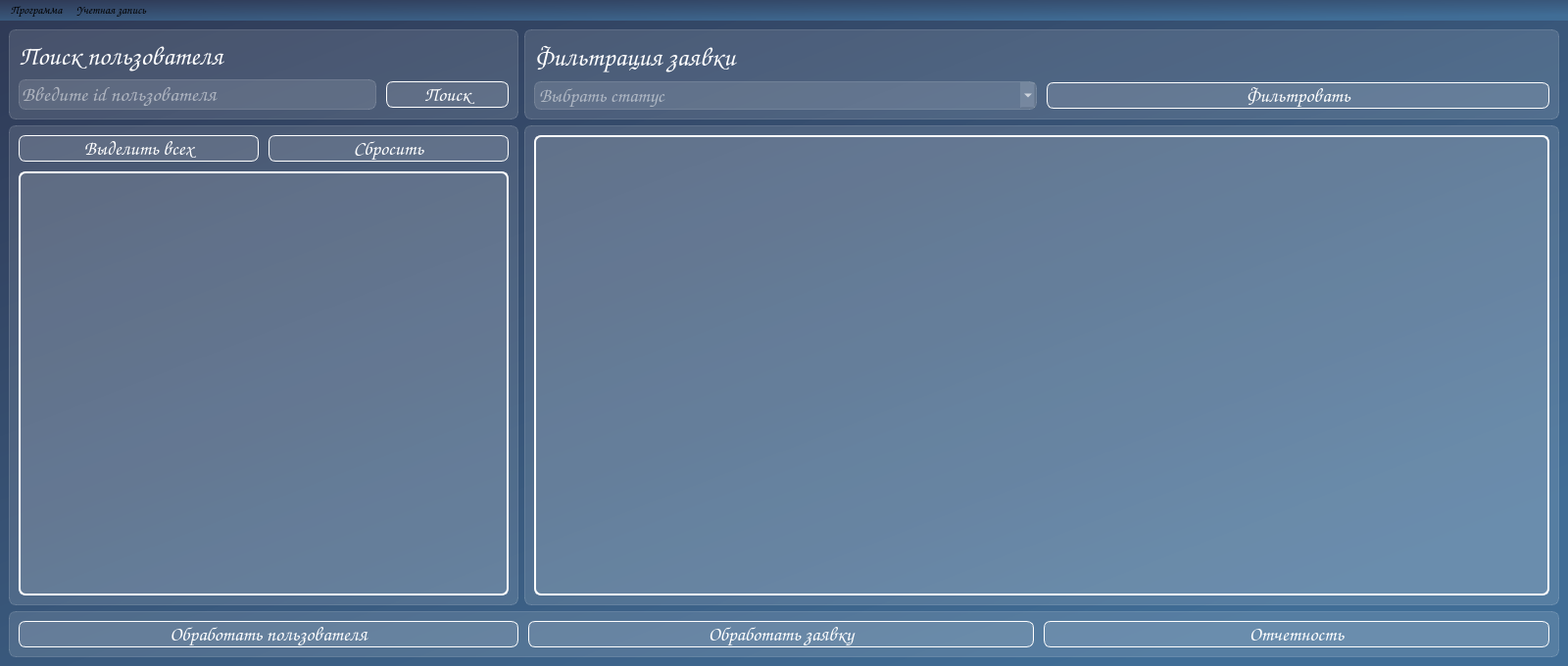
<?xml version="1.0" encoding="UTF-8"?>
<ui version="4.0">
 <class>MainWindow</class>
 <widget class="QMainWindow" name="MainWindow">
  <property name="geometry">
   <rect>
    <x>0</x>
    <y>0</y>
    <width>1600</width>
    <height>680</height>
   </rect>
  </property>
  <property name="minimumSize">
   <size>
    <width>1100</width>
    <height>600</height>
   </size>
  </property>
  <property name="windowTitle">
   <string>Application admin window</string>
  </property>
  <property name="styleSheet">
   <string notr="true">background-color: qlineargradient(spread:pad, x1:0, y1:0, x2:0.840909, y2:0.881, stop:0 rgba(47, 58, 86, 255), stop:1 rgba(64, 109, 150, 255));
font-family: Comic Sans MS;
</string>
  </property>
  <widget class="QWidget" name="centralwidget">
   <layout class="QVBoxLayout" name="verticalLayout_7">
    <item>
     <layout class="QVBoxLayout" name="verticalLayout_6">
      <item>
       <layout class="QVBoxLayout" name="verticalLayout_5">
        <item>
         <layout class="QHBoxLayout" name="horizontalLayout_7">
          <item>
           <widget class="QFrame" name="frame">
            <property name="sizePolicy">
             <sizepolicy hsizetype="Fixed" vsizetype="Preferred">
              <horstretch>0</horstretch>
              <verstretch>0</verstretch>
             </sizepolicy>
            </property>
            <property name="minimumSize">
             <size>
              <width>520</width>
              <height>0</height>
             </size>
            </property>
            <property name="whatsThis">
             <string>&lt;html&gt;&lt;head/&gt;&lt;body&gt;&lt;p&gt;&lt;br/&gt;&lt;/p&gt;&lt;/body&gt;&lt;/html&gt;</string>
            </property>
            <property name="styleSheet">
             <string notr="true">background-color: rgba(255,255,255, 30);
border: 1px solid rgba(255,255,255,40);
border-radius: 7px;</string>
            </property>
            <property name="frameShape">
             <enum>QFrame::StyledPanel</enum>
            </property>
            <property name="frameShadow">
             <enum>QFrame::Raised</enum>
            </property>
            <layout class="QVBoxLayout" name="verticalLayout_3">
             <item>
              <layout class="QVBoxLayout" name="verticalLayout_2">
               <item>
                <widget class="QLabel" name="label_3">
                 <property name="styleSheet">
                  <string notr="true">color: white;
font-weight: bold;
font-size: 20pt;
background-color: none;
border: none;</string>
                 </property>
                 <property name="text">
                  <string>Поиск пользователя</string>
                 </property>
                </widget>
               </item>
               <item>
                <layout class="QVBoxLayout" name="verticalLayout_8">
                 <item>
                  <layout class="QHBoxLayout" name="horizontalLayout_5">
                   <property name="spacing">
                    <number>10</number>
                   </property>
                   <item>
                    <widget class="QLineEdit" name="id_lineEdit">
                     <property name="sizePolicy">
                      <sizepolicy hsizetype="Fixed" vsizetype="Fixed">
                       <horstretch>0</horstretch>
                       <verstretch>0</verstretch>
                      </sizepolicy>
                     </property>
                     <property name="minimumSize">
                      <size>
                       <width>365</width>
                       <height>0</height>
                      </size>
                     </property>
                     <property name="styleSheet">
                      <string notr="true">color: white;
font-size: 16pt;</string>
                     </property>
                     <property name="placeholderText">
                      <string notr="true">Введите id пользователя</string>
                     </property>
                    </widget>
                   </item>
                   <item>
                    <widget class="QPushButton" name="find_user_btn">
                     <property name="styleSheet">
                      <string notr="true">QPushButton {
color: white;
border-radius: 7px;
font-weight: bold;
border-color: white;
font-size: 15pt;
}
QPushButton:hover{
color: rgb(141, 170, 255);
}
QPushButton:pressed{
background-color: rgdargba(255, 255, 255, 70);
}</string>
                     </property>
                     <property name="text">
                      <string>Поиск</string>
                     </property>
                    </widget>
                   </item>
                  </layout>
                 </item>
                </layout>
               </item>
              </layout>
             </item>
            </layout>
           </widget>
          </item>
          <item>
           <widget class="QFrame" name="frame_2">
            <property name="sizePolicy">
             <sizepolicy hsizetype="Expanding" vsizetype="Preferred">
              <horstretch>0</horstretch>
              <verstretch>0</verstretch>
             </sizepolicy>
            </property>
            <property name="whatsThis">
             <string>&lt;html&gt;&lt;head/&gt;&lt;body&gt;&lt;p&gt;&lt;br/&gt;&lt;/p&gt;&lt;/body&gt;&lt;/html&gt;</string>
            </property>
            <property name="styleSheet">
             <string notr="true">background-color: rgba(255,255,255, 30);
border: 1px solid rgba(255,255,255,40);
border-radius: 7px;</string>
            </property>
            <property name="frameShape">
             <enum>QFrame::StyledPanel</enum>
            </property>
            <property name="frameShadow">
             <enum>QFrame::Raised</enum>
            </property>
            <layout class="QHBoxLayout" name="horizontalLayout_6">
             <item>
              <layout class="QVBoxLayout" name="verticalLayout_4">
               <item>
                <widget class="QLabel" name="label_4">
                 <property name="styleSheet">
                  <string notr="true">color: white;
font-weight: bold;
font-size: 20pt;
background-color: none;
border: none;</string>
                 </property>
                 <property name="text">
                  <string>Фильтрация заявки</string>
                 </property>
                </widget>
               </item>
               <item>
                <layout class="QHBoxLayout" name="horizontalLayout_8">
                 <property name="spacing">
                  <number>10</number>
                 </property>
                 <item>
                  <widget class="QComboBox" name="filtrationComboBox">
                   <property name="styleSheet">
                    <string notr="true">color: white;
font-size: 15pt;</string>
                   </property>
                   <property name="placeholderText">
                    <string>Выбрать статус</string>
                   </property>
                   <item>
                    <property name="text">
                     <string>В работе</string>
                    </property>
                   </item>
                   <item>
                    <property name="text">
                     <string>Выполнена</string>
                    </property>
                   </item>
                   <item>
                    <property name="text">
                     <string>Закрыта</string>
                    </property>
                   </item>
                   <item>
                    <property name="text">
                     <string>Все</string>
                    </property>
                   </item>
                  </widget>
                 </item>
                 <item>
                  <widget class="QPushButton" name="filtrationButton">
                   <property name="styleSheet">
                    <string notr="true">QPushButton {
color: white;
border-radius: 7px;
font-weight: bold;
border-color: white;
font-size: 15pt;
}
QPushButton:hover{
color: rgb(141, 170, 255);
}
QPushButton:pressed{
background-color: rgdargba(255, 255, 255, 70);
}</string>
                   </property>
                   <property name="text">
                    <string>Фильтровать</string>
                   </property>
                  </widget>
                 </item>
                </layout>
               </item>
              </layout>
             </item>
            </layout>
           </widget>
          </item>
         </layout>
        </item>
        <item>
         <layout class="QHBoxLayout" name="horizontalLayout_9">
          <item>
           <widget class="QFrame" name="frame_3">
            <property name="sizePolicy">
             <sizepolicy hsizetype="Fixed" vsizetype="Expanding">
              <horstretch>0</horstretch>
              <verstretch>0</verstretch>
             </sizepolicy>
            </property>
            <property name="styleSheet">
             <string notr="true">background-color: rgba(255,255,255, 30);
border: 1px solid rgba(255,255,255,40);
border-radius: 7px;</string>
            </property>
            <property name="frameShape">
             <enum>QFrame::StyledPanel</enum>
            </property>
            <property name="frameShadow">
             <enum>QFrame::Raised</enum>
            </property>
            <layout class="QHBoxLayout" name="horizontalLayout_4">
             <item>
              <layout class="QVBoxLayout" name="verticalLayout_9">
               <property name="spacing">
                <number>10</number>
               </property>
               <item>
                <layout class="QHBoxLayout" name="horizontalLayout_11">
                 <property name="spacing">
                  <number>10</number>
                 </property>
                 <item>
                  <widget class="QPushButton" name="select_all_btn_">
                   <property name="sizePolicy">
                    <sizepolicy hsizetype="Preferred" vsizetype="Fixed">
                     <horstretch>0</horstretch>
                     <verstretch>0</verstretch>
                    </sizepolicy>
                   </property>
                   <property name="styleSheet">
                    <string notr="true">QPushButton {
color: white;
border-radius: 7px;
font-weight: bold;
border-color: white;
font-size: 15pt;
}
QPushButton:hover{
color: rgb(141, 170, 255);
}
QPushButton:pressed{
background-color: rgdargba(255, 255, 255, 70);
}</string>
                   </property>
                   <property name="text">
                    <string>Выделить всех</string>
                   </property>
                  </widget>
                 </item>
                 <item>
                  <widget class="QPushButton" name="reset_select_btn_">
                   <property name="sizePolicy">
                    <sizepolicy hsizetype="Preferred" vsizetype="Fixed">
                     <horstretch>0</horstretch>
                     <verstretch>0</verstretch>
                    </sizepolicy>
                   </property>
                   <property name="styleSheet">
                    <string notr="true">QPushButton {
color: white;
border-radius: 7px;
font-weight: bold;
border-color: white;
font-size: 15pt;
}
QPushButton:hover{
color: rgb(141, 170, 255);
}
QPushButton:pressed{
background-color: rgdargba(255, 255, 255, 70);
}</string>
                   </property>
                   <property name="text">
                    <string>Сбросить</string>
                   </property>
                  </widget>
                 </item>
                </layout>
               </item>
               <item>
                <widget class="QTableView" name="tableView_users">
                 <property name="enabled">
                  <bool>true</bool>
                 </property>
                 <property name="sizePolicy">
                  <sizepolicy hsizetype="Fixed" vsizetype="Expanding">
                   <horstretch>0</horstretch>
                   <verstretch>0</verstretch>
                  </sizepolicy>
                 </property>
                 <property name="minimumSize">
                  <size>
                   <width>500</width>
                   <height>0</height>
                  </size>
                 </property>
                 <property name="contextMenuPolicy">
                  <enum>Qt::CustomContextMenu</enum>
                 </property>
                 <property name="styleSheet">
                  <string notr="true">QTableView{
color: white;
border: 2px solid rgda(255, 255, 255, 30);
border-bottom-right-radius: 7px;
border-bottom-left-radius: 7px;
gridline-color:white;
border: 2px solid white;
font-family: Arial;
font-size: 14pt;
}

QHeaderView {
background-color: lightgray;
color: black;
font-size: 16px;
font-family: Arial;
}

QTableView::item{
border: none;
border-bottom: rgda(255,255,255,50);
}

QTableView::item:selected{
border: none;
color: rgda(255,255,255);
background-color: rgda(255,255,255,50);
}</string>
                 </property>
                 <property name="verticalScrollBarPolicy">
                  <enum>Qt::ScrollBarAlwaysOff</enum>
                 </property>
                 <property name="horizontalScrollBarPolicy">
                  <enum>Qt::ScrollBarAlwaysOff</enum>
                 </property>
                 <property name="sizeAdjustPolicy">
                  <enum>QAbstractScrollArea::AdjustToContents</enum>
                 </property>
                 <property name="selectionBehavior">
                  <enum>QAbstractItemView::SelectRows</enum>
                 </property>
                 <property name="verticalScrollMode">
                  <enum>QAbstractItemView::ScrollPerPixel</enum>
                 </property>
                 <property name="sortingEnabled">
                  <bool>true</bool>
                 </property>
                 <attribute name="horizontalHeaderCascadingSectionResizes">
                  <bool>true</bool>
                 </attribute>
                </widget>
               </item>
              </layout>
             </item>
            </layout>
           </widget>
          </item>
          <item>
           <widget class="QFrame" name="frame_4">
            <property name="sizePolicy">
             <sizepolicy hsizetype="Expanding" vsizetype="Expanding">
              <horstretch>0</horstretch>
              <verstretch>0</verstretch>
             </sizepolicy>
            </property>
            <property name="styleSheet">
             <string notr="true">background-color: rgba(255,255,255, 30);
border: 1px solid rgba(255,255,255,40);
border-radius: 7px;</string>
            </property>
            <property name="frameShape">
             <enum>QFrame::StyledPanel</enum>
            </property>
            <property name="frameShadow">
             <enum>QFrame::Raised</enum>
            </property>
            <layout class="QVBoxLayout" name="verticalLayout">
             <item>
              <widget class="QTableView" name="tableView_applications">
               <property name="sizePolicy">
                <sizepolicy hsizetype="Expanding" vsizetype="Expanding">
                 <horstretch>0</horstretch>
                 <verstretch>0</verstretch>
                </sizepolicy>
               </property>
               <property name="contextMenuPolicy">
                <enum>Qt::CustomContextMenu</enum>
               </property>
               <property name="styleSheet">
                <string notr="true">QTableView{
color: white;
border: 2px solid rgda(255, 255, 255, 30);
border-bottom-right-radius: 7px;
border-bottom-left-radius: 7px;
gridline-color:white;
border: 2px solid white;
font-family: Arial;
font-size: 14pt;
}

QHeaderView {
background-color: lightgray;
color: black;
font-size: 16px;
font-family: Arial;
}

QTableView::item:selected{
border: none;
color: rgda(255,255,255);
background-color: rgda(255,255,255,50);
}</string>
               </property>
               <property name="verticalScrollBarPolicy">
                <enum>Qt::ScrollBarAlwaysOff</enum>
               </property>
               <property name="horizontalScrollBarPolicy">
                <enum>Qt::ScrollBarAsNeeded</enum>
               </property>
               <property name="sizeAdjustPolicy">
                <enum>QAbstractScrollArea::AdjustToContents</enum>
               </property>
               <property name="selectionBehavior">
                <enum>QAbstractItemView::SelectRows</enum>
               </property>
               <property name="verticalScrollMode">
                <enum>QAbstractItemView::ScrollPerPixel</enum>
               </property>
               <property name="showGrid">
                <bool>true</bool>
               </property>
               <property name="sortingEnabled">
                <bool>true</bool>
               </property>
               <attribute name="horizontalHeaderCascadingSectionResizes">
                <bool>true</bool>
               </attribute>
               <attribute name="verticalHeaderCascadingSectionResizes">
                <bool>false</bool>
               </attribute>
              </widget>
             </item>
            </layout>
           </widget>
          </item>
         </layout>
        </item>
       </layout>
      </item>
      <item>
       <widget class="QFrame" name="frame_5">
        <property name="styleSheet">
         <string notr="true">background-color: rgba(255,255,255, 30);
border: 1px solid rgba(255,255,255,40);
border-radius: 7px;</string>
        </property>
        <property name="frameShape">
         <enum>QFrame::StyledPanel</enum>
        </property>
        <property name="frameShadow">
         <enum>QFrame::Raised</enum>
        </property>
        <layout class="QHBoxLayout" name="horizontalLayout_3">
         <property name="spacing">
          <number>10</number>
         </property>
         <item>
          <widget class="QPushButton" name="processingUserButton">
           <property name="sizePolicy">
            <sizepolicy hsizetype="Fixed" vsizetype="Fixed">
             <horstretch>0</horstretch>
             <verstretch>0</verstretch>
            </sizepolicy>
           </property>
           <property name="minimumSize">
            <size>
             <width>510</width>
             <height>0</height>
            </size>
           </property>
           <property name="styleSheet">
            <string notr="true">QPushButton {
color: white;
border-radius: 7px;
font-weight: bold;
border-color: white;
font-size: 15pt;
}
QPushButton:hover{
color: rgb(141, 170, 255);
}
QPushButton:pressed{
background-color: rgdargba(255, 255, 255, 70);
}</string>
           </property>
           <property name="text">
            <string>Обработать пользователя</string>
           </property>
          </widget>
         </item>
         <item>
          <layout class="QHBoxLayout" name="horizontalLayout_2">
           <item>
            <layout class="QHBoxLayout" name="horizontalLayout">
             <property name="spacing">
              <number>10</number>
             </property>
             <item>
              <widget class="QPushButton" name="processingAppButton">
               <property name="styleSheet">
                <string notr="true">QPushButton {
color: white;
border-radius: 7px;
font-weight: bold;
border-color: white;
font-size: 15pt;
}
QPushButton:hover{
color: rgb(141, 170, 255);
}
QPushButton:pressed{
background-color: rgdargba(255, 255, 255, 70);
}</string>
               </property>
               <property name="text">
                <string>Обработать заявку</string>
               </property>
              </widget>
             </item>
             <item>
              <widget class="QPushButton" name="reportsAppsButton">
               <property name="styleSheet">
                <string notr="true">QPushButton {
color: white;
border-radius: 7px;
font-weight: bold;
border-color: white;
font-size: 15pt;
}
QPushButton:hover{
color: rgb(141, 170, 255);
}
QPushButton:pressed{
background-color: rgdargba(255, 255, 255, 70);
}</string>
               </property>
               <property name="text">
                <string>Отчетность</string>
               </property>
               <property name="autoDefault">
                <bool>false</bool>
               </property>
              </widget>
             </item>
            </layout>
           </item>
          </layout>
         </item>
        </layout>
       </widget>
      </item>
     </layout>
    </item>
   </layout>
  </widget>
  <widget class="QMenuBar" name="menuBar">
   <property name="geometry">
    <rect>
     <x>0</x>
     <y>0</y>
     <width>1600</width>
     <height>23</height>
    </rect>
   </property>
   <widget class="QMenu" name="program_menu">
    <property name="title">
     <string>Программа</string>
    </property>
    <widget class="QMenu" name="help_menu">
     <property name="title">
      <string>Справка</string>
     </property>
     <addaction name="about_as_action"/>
    </widget>
    <addaction name="help_menu"/>
   </widget>
   <widget class="QMenu" name="menu">
    <property name="title">
     <string>Учетная запись</string>
    </property>
    <addaction name="logout_action"/>
   </widget>
   <addaction name="program_menu"/>
   <addaction name="menu"/>
  </widget>
  <action name="about_as_action">
   <property name="text">
    <string>О программе</string>
   </property>
  </action>
  <action name="logout_action">
   <property name="text">
    <string>Выйти из учетной записи</string>
   </property>
  </action>
 </widget>
 <resources/>
 <connections/>
</ui>
